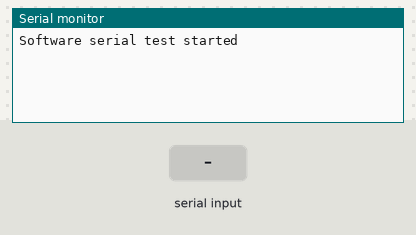
The sketch below on a simulated Arduino Uno, built with avr-gcc and run on an emulated ATmega328P. On the bench: the last lines printed to the serial monitor. The inputs (shaded band) are chosen by the test bench.

Above: at 1.2 s.
1.3 s: "1" received over the second serial link
At 2.2 s:
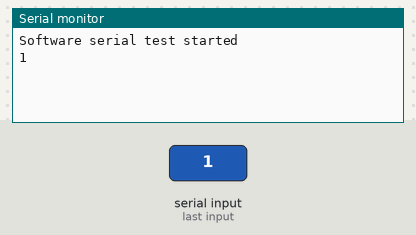
2.8 s: "0" received over the second serial link
At 3.4 s:
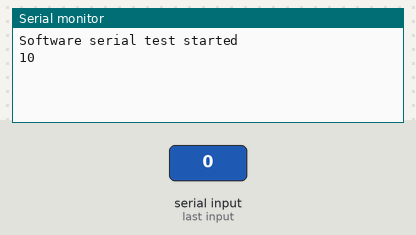

The sketch:

soft_serial_master.ino
```cpp
#include <SoftwareSerial.h>

SoftwareSerial swSer(14, 12, false, 128); //Define hardware connections

void setup() {
  Serial.begin(115200);   //Initialize hardware serial with baudrate of 115200
  swSer.begin(115200);    //Initialize software serial with baudrate of 115200

  Serial.println("\nSoftware serial test started");

  for (char ch = ' '; ch <= 'z'; ch++) {  //send serially a to z on software serial
    swSer.write(ch);
  }
  swSer.println("");

}

void loop() {
  while (swSer.available() > 0) {  //wait for data at software serial
    Serial.write(swSer.read()); //Send data recived from software serial to hardware serial
  }
  while (Serial.available() > 0) { //wait for data at hardware serial
    swSer.write(Serial.read());     //send data recived from hardware serial to software serial
  }

}
```

Measured:
- after the input at 1.3 s, the serial monitor: prints a new line at once (image 1)
- after the input at 2.8 s, the serial monitor: prints a new line at once (image 2)
